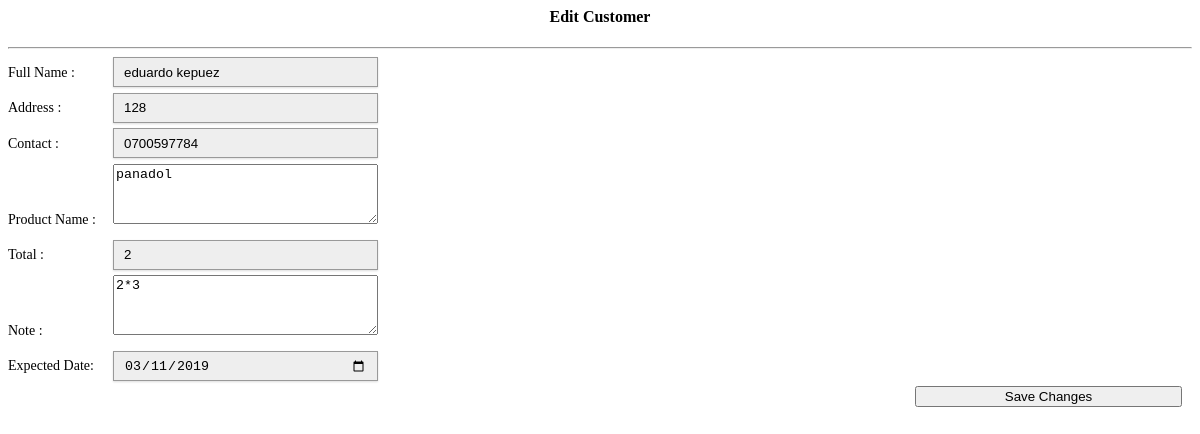
Page /editcustomer.php?id=1 on the committed database.
### tables this page shows
CREATE TABLE `customer` (
  `customer_id` int(11) NOT NULL,
  `customer_name` varchar(100) NOT NULL,
  `address` varchar(100) NOT NULL,
  `contact` varchar(100) NOT NULL,
  `membership_number` varchar(100) NOT NULL,
  `prod_name` varchar(550) NOT NULL,
  `expected_date` varchar(500) NOT NULL,
  `note` varchar(500) NOT NULL
);

### editcustomer.php (the view, shortened to what this page needs)
<?php
	include('connect_db.php');
	$id=$_GET['id'];
	$result = $dbh->prepare("SELECT * FROM customer WHERE customer_id= :userid");
	$result->bindParam(':userid', $id);
	$result->execute();
	for($i=0; $row = $result->fetch(); $i++){
?>
<link href="style.css" media="screen" rel="stylesheet" type="text/css" />
<form action="saveeditcustomer.php" method="post">
<center><h4><i class="icon-edit icon-large"></i> Edit Customer</h4></center>
<hr>
<div id="ac">
<span>Full Name : </span><input type="text" style="width:265px; height:30px;" name="name" value="<?php echo $row['customer_name']; ?>" /><br>
<span>Address : </span><input type="text" style="width:265px; height:30px;" name="address" value="<?php echo $row['address']; ?>" /><br>
<span>Contact : </span><input type="text" style="width:265px; height:30px;" name="contact" value="<?php echo $row['contact']; ?>" /><br>
<span>Product Name : </span><textarea style="width:265px; height:60px;" name="prod_name"><?php echo $row['prod_name']; ?></textarea><br>
<span>Total : </span><input type="text" style="width:265px; height:30px;" name="memno" value="<?php echo $row['membership_number']; ?>" /><br>
<span>Note : </span><textarea style="height:60px; width:265px;" name="note"><?php echo $row['note'];?></textarea><br>
<span>Expected Date: </span><input type="date" style="width:265px; height:30px;" name="date" value="<?php echo $row['expected_date']; ?>" placeholder="Date"/><br>
<div style="float:right; margin-right:10px;">
<button class="btn btn-success btn-block btn-large" style="width:267px;"><i class="icon icon-save icon-large"></i> Save Changes</button>
</div>
</div>
</form>
<?php
}
?>

### rows in the picture
customer: name "eduardo kepuez", address "128", contact "0700597784", prod_name "panadol", memno "2", note "2*3", date "03/11/2019"
